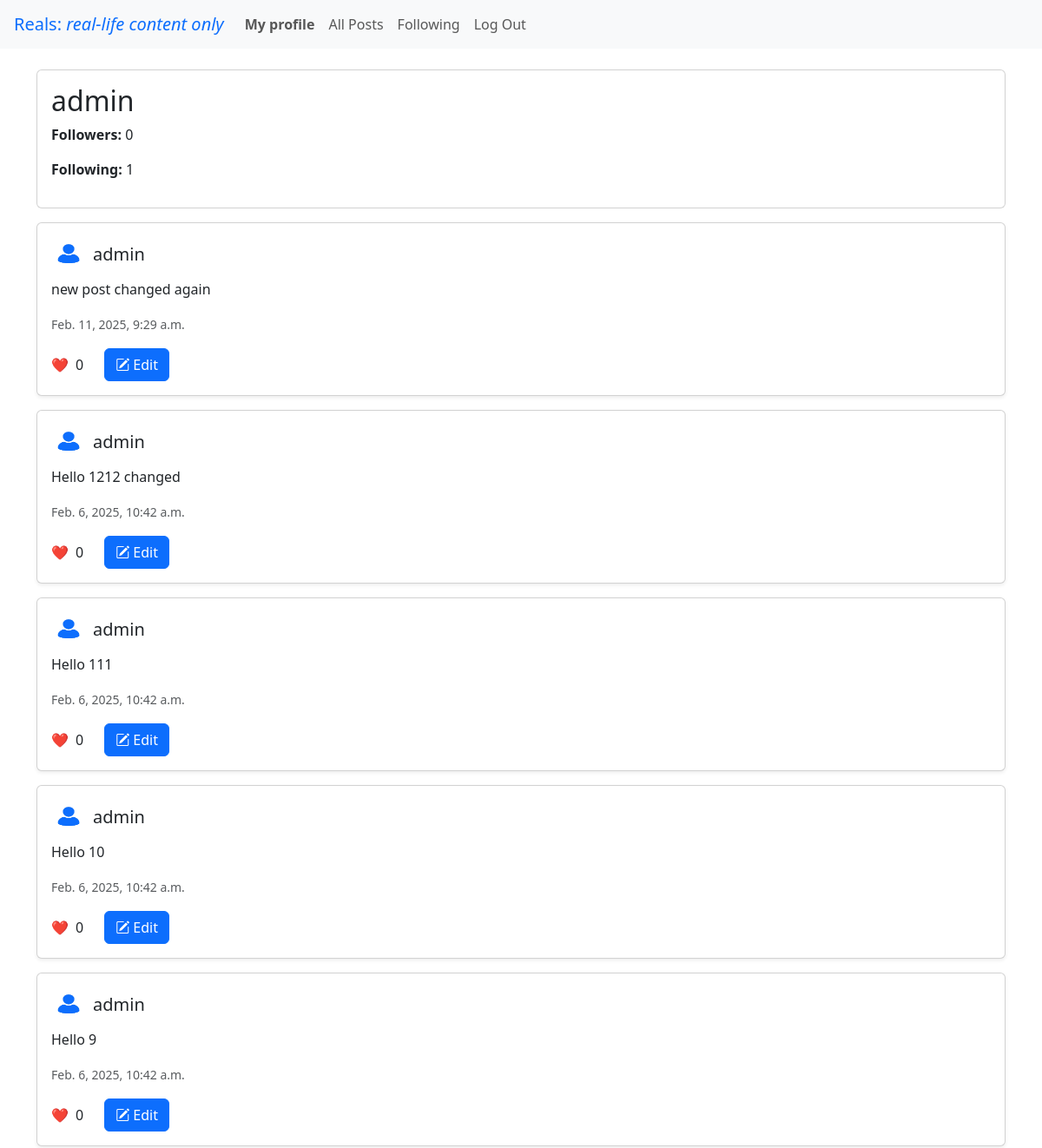
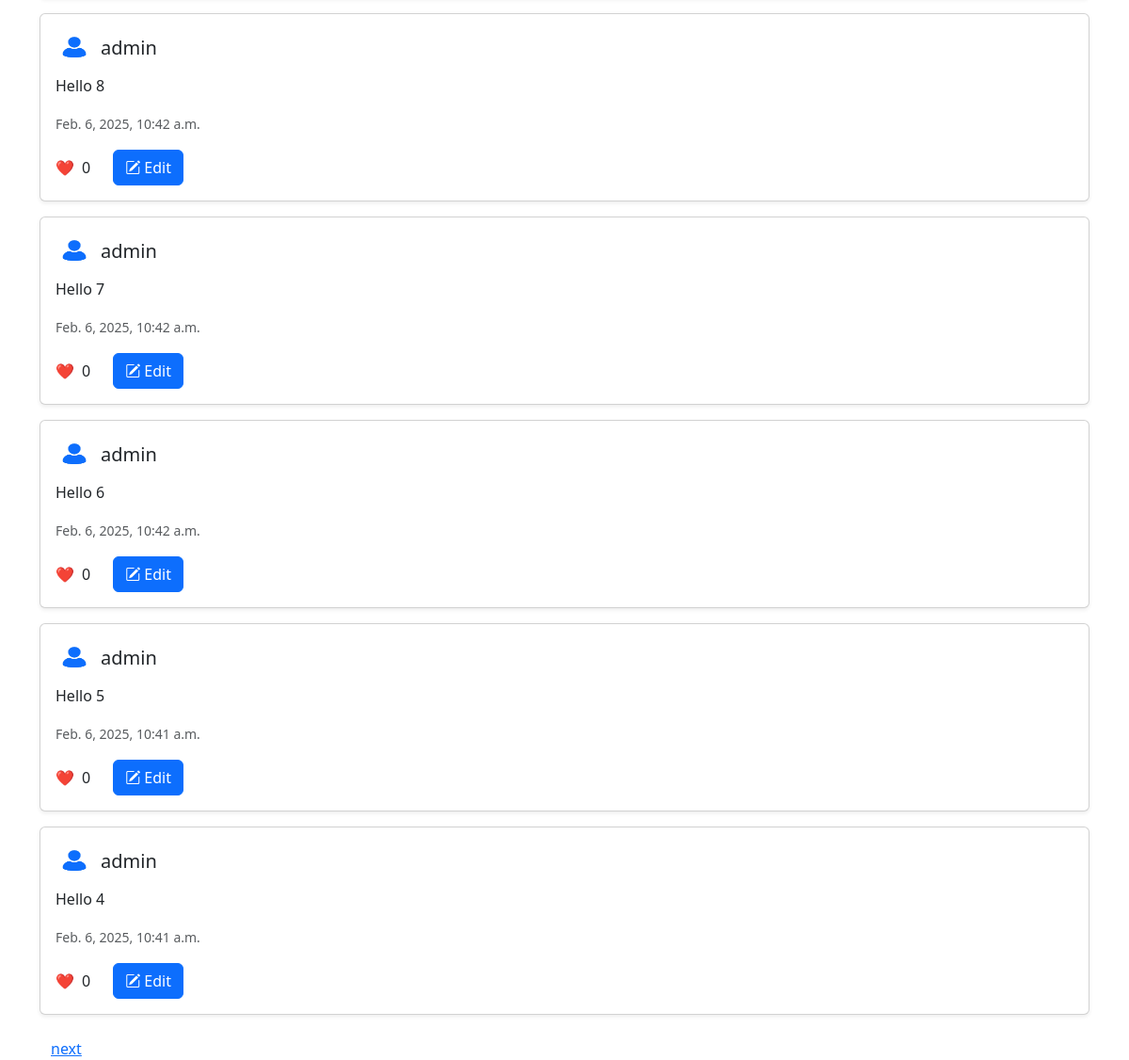
Page /profile/1/ (signed in) on the earlier database version (2 pictures, top to bottom).
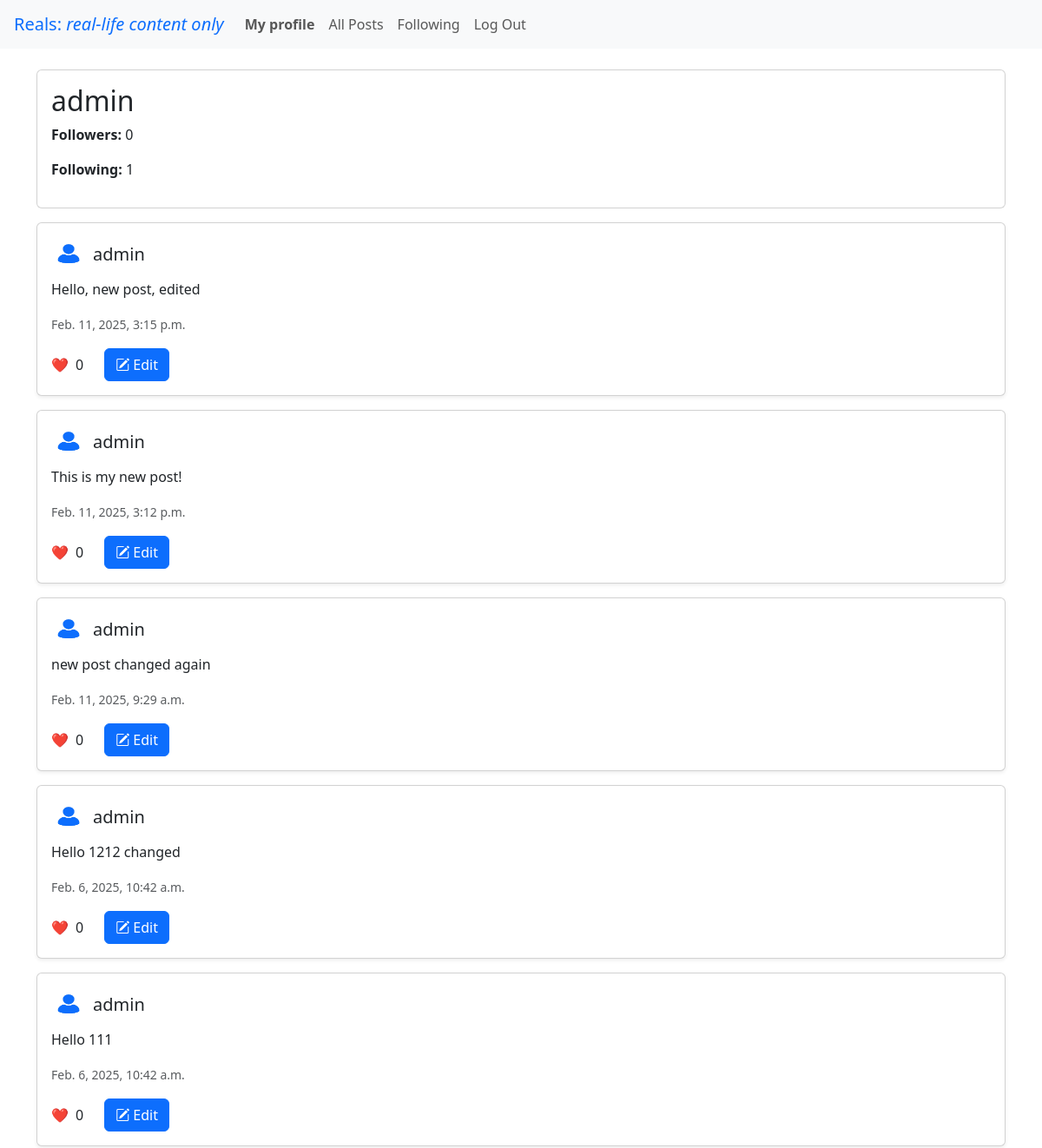
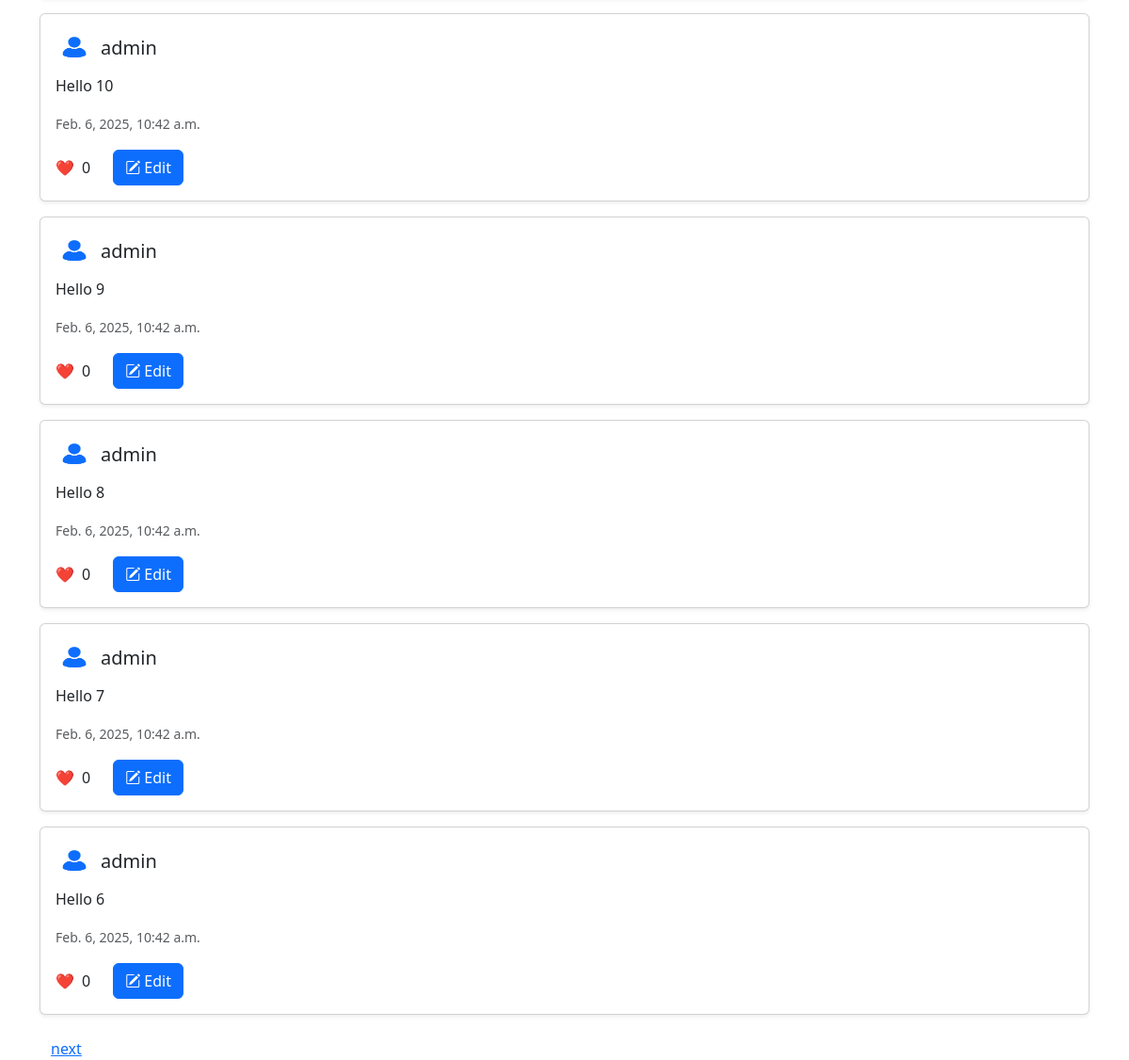
Same page on the later database version (2 pictures, top to bottom).
### network/models.py (models this page shows, shortened)
class User(AbstractUser):
    pass

class Post(models.Model):
    user = models.ForeignKey(User, on_delete=models.CASCADE, related_name="posts")
    content = models.TextField(max_length=1000)
    timestamp = models.DateTimeField(auto_now_add=True)
    active = models.BooleanField(default=True) # the admin can block users
    def like_count(self):
        return self.likes.count()
    class Meta:
        ordering = ['-timestamp']

### network/views.py (the view)
# urls.py: path('profile/<int:user_id>/', views.profile, name='profile'),
@login_required
def profile(request, user_id):
    user = get_object_or_404(User, id=user_id)
    posts = Post.objects.filter(user=user)
    following = Following.objects.filter(follower=request.user, followed=user).exists()
    paginator = Paginator(posts, 10)  # display 10 posts at a time
    page_number = request.GET.get('page')
    page_obj = paginator.get_page(page_number)
    post_data = []
    for post in page_obj:
        unlike_option = Like.objects.filter(post=post, user=request.user).exists() # the user had already liked hte post and can now unlike it
        post_data.append({
            'post': post,
            'unlike_option': unlike_option
        })
    return render(request, 'network/profile.html', {'profile_user':user, 'unfollow_option': following, 'page_obj': page_obj, 'posts': post_data})

### network/templates/network/profile.html (shortened to what this page needs)
{% extends "network/layout.html" %}
{% block body %}
    <div class="container mt-4">
        <div class="card mb-3">
            <div class="card-body">
                <h2>{{ profile_user.username }}</h2>
                <p><strong>Followers:</strong> {{ profile_user.followers.count }}</p>
                <p><strong>Following:</strong> {{ profile_user.followed_accounts.count }}</p>
            </div>
        </div>
        {% include 'network/partials/posts.html' %}
{% endblock %}

### network/templates/network/layout.html (shortened to what this page needs)
{% load static %}
<!DOCTYPE html>
<html lang="en">
    <head>
        <link href="https://cdn.jsdelivr.net/npm/bootstrap@5.3.2/dist/css/bootstrap.min.css" rel="stylesheet">
        <link href="{% static 'network/styles.css' %}" rel="stylesheet">
    </head>
    <body>
        <nav class="navbar navbar-expand-lg navbar-light bg-light">
            <a class="navbar-brand text-primary mx-3" href="{% url 'home' %}">
                Reals: <span class="fst-italic">real-life content only</span>
            </a>
            <div>
              <ul class="navbar-nav mr-auto">
                {% if user.is_authenticated %}
                    <li class="nav-item">
                        <a class="nav-link" href="{% url 'profile' user.id %}"><strong>My profile </strong></a>
                    </li>
                {% endif %}
                <li class="nav-item">
                  <a class="nav-link" href="{% url 'home' %}">All Posts</a>
                </li>
                {% if user.is_authenticated %}
                    <li class="nav-item">
                        <a class="nav-link" href="{% url 'followed_posts' %}">Following</a>
                    </li>
                    <li class="nav-item">
                        <a class="nav-link" href="{% url 'logout' %}">Log Out</a>
                    </li>
                {% endif %}
              </ul>
            </div>
          </nav>
        <div class="body">
            {% block body %}
            {% endblock %}
        </div>
    </body>
</html>

### network/templates/network/partials/posts.html (shortened to what this page needs)
{% load static %}
<div id="posts-section">
    {% for post_dict in posts %}
    {% include 'network/partials/post.html' %}
    {% endfor %}
</div>
<div class="container mt-4">
    <div class="d-flex justify-content-between">
        {% if page_obj.has_next %}
        <a href="?page={{ page_obj.next_page_number }}">next</a>
        {% endif %}
    </div>
</div>
</div>
<link rel="stylesheet" href="https://cdn.jsdelivr.net/npm/bootstrap-icons/font/bootstrap-icons.css">

### network/templates/network/partials/post.html (shortened to what this page needs)
{% load static %}
<div id="post-{{ post_dict.post.id }}" class="card mb-3 shadow-sm rounded">
    <div class="card-body">
        <div class="d-flex align-items-center">
            <img src="{% static 'network/network_profile_user.jpg' %}" alt="Profile" class="rounded-circle me-2" width="40" height="40">
            <h5 class="card-title mb-0">
                {% with post_dict.post.user.id as user_id %}
                <a href="{% url 'profile' user_id=user_id %}" class="text-dark text-decoration-none">
                    {% endwith %}
                    {{ post_dict.post.user.username }}
                </a>
            </h5>
        </div>
        <p class="mt-2">{{ post_dict.post.content }}</p>
        <small class="text-muted">{{ post_dict.post.timestamp }}</small>
        {% if user.is_authenticated %}
        <div class="d-flex align-items-center mt-3">
            <span  class="text-danger me-2">❤️</span> <span id="like-count-{{post_dict.post.id}}" class="me-3">{{ post_dict.post.like_count }}</span>
            {% if user == post_dict.post.user %}
                <button class="btn btn-primary mx-2"
                        hx-get="{% url 'edit_post' post_id=post_dict.post.id %}"
                        hx-target="#post-{{ post_dict.post.id }}"
                        hx-swap="outerHTML"
                        id="edit-btn">
                    <i class="bi bi-pencil-square"></i> Edit
                </button>
            {% endif %}
        </div>
        {% endif %}
        </div>
</div>

Differences in the rows shown:
no longer on this page (row unchanged): Post: post.user.username "admin", post.content "Hello 5", post.timestamp "Feb. 6, 2025, 10:41 a.m.", post.like_count "0"
no longer on this page (row unchanged): Post: post.user.username "admin", post.content "Hello 4", post.timestamp "Feb. 6, 2025, 10:41 a.m.", post.like_count "0"
added Post: post.user.username "admin", post.content "Hello, new post, edited", post.timestamp "Feb. 11, 2025, 3:15 p.m.", post.like_count "0"
added Post: post.user.username "admin", post.content "This is my new post!", post.timestamp "Feb. 11, 2025, 3:12 p.m.", post.like_count "0"
